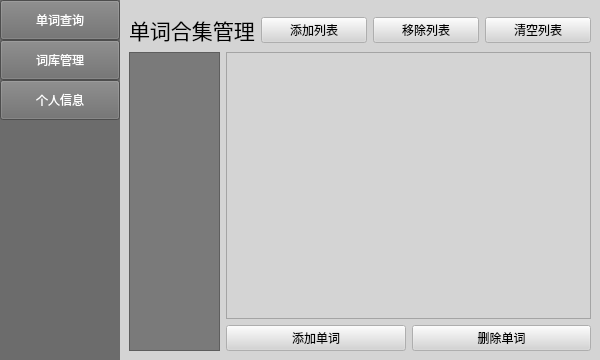
<?xml version="1.0" encoding="UTF-8"?>
<ui version="4.0">
 <class>MainWindow</class>
 <widget class="QMainWindow" name="MainWindow">
  <property name="geometry">
   <rect>
    <x>0</x>
    <y>0</y>
    <width>600</width>
    <height>360</height>
   </rect>
  </property>
  <property name="minimumSize">
   <size>
    <width>600</width>
    <height>360</height>
   </size>
  </property>
  <property name="windowTitle">
   <string>单词魔盒</string>
  </property>
  <property name="windowIcon">
   <iconset resource="picture.qrc">
    <normaloff>:/picture/icon/resource/word.png</normaloff>:/picture/icon/resource/word.png</iconset>
  </property>
  <property name="toolButtonStyle">
   <enum>Qt::ToolButtonIconOnly</enum>
  </property>
  <widget class="QWidget" name="centralwidget">
   <property name="styleSheet">
    <string notr="true">color: rgb(0, 0, 0);</string>
   </property>
   <layout class="QHBoxLayout" name="horizontalLayout" stretch="2,8">
    <property name="spacing">
     <number>0</number>
    </property>
    <property name="leftMargin">
     <number>0</number>
    </property>
    <property name="topMargin">
     <number>0</number>
    </property>
    <property name="rightMargin">
     <number>0</number>
    </property>
    <property name="bottomMargin">
     <number>0</number>
    </property>
    <item>
     <widget class="QWidget" name="widget" native="true">
      <property name="styleSheet">
       <string notr="true">background-color: rgb(108, 108, 108);
color:rgb(255, 255, 255)</string>
      </property>
      <layout class="QVBoxLayout" name="verticalLayout">
       <property name="spacing">
        <number>0</number>
       </property>
       <property name="leftMargin">
        <number>0</number>
       </property>
       <property name="topMargin">
        <number>0</number>
       </property>
       <property name="rightMargin">
        <number>0</number>
       </property>
       <property name="bottomMargin">
        <number>0</number>
       </property>
       <item>
        <widget class="QPushButton" name="wordSearch">
         <property name="minimumSize">
          <size>
           <width>0</width>
           <height>40</height>
          </size>
         </property>
         <property name="text">
          <string>单词查询</string>
         </property>
        </widget>
       </item>
       <item>
        <widget class="QPushButton" name="wordManage">
         <property name="sizePolicy">
          <sizepolicy hsizetype="Expanding" vsizetype="Fixed">
           <horstretch>0</horstretch>
           <verstretch>0</verstretch>
          </sizepolicy>
         </property>
         <property name="minimumSize">
          <size>
           <width>0</width>
           <height>40</height>
          </size>
         </property>
         <property name="text">
          <string>词库管理</string>
         </property>
        </widget>
       </item>
       <item>
        <widget class="QPushButton" name="personalPanel">
         <property name="sizePolicy">
          <sizepolicy hsizetype="Expanding" vsizetype="Fixed">
           <horstretch>0</horstretch>
           <verstretch>0</verstretch>
          </sizepolicy>
         </property>
         <property name="minimumSize">
          <size>
           <width>0</width>
           <height>40</height>
          </size>
         </property>
         <property name="text">
          <string>个人信息</string>
         </property>
        </widget>
       </item>
       <item>
        <spacer name="verticalSpacer">
         <property name="orientation">
          <enum>Qt::Vertical</enum>
         </property>
         <property name="sizeHint" stdset="0">
          <size>
           <width>20</width>
           <height>40</height>
          </size>
         </property>
        </spacer>
       </item>
      </layout>
     </widget>
    </item>
    <item>
     <widget class="QStackedWidget" name="functionPanel">
      <property name="styleSheet">
       <string notr="true">background-color: rgb(191, 191, 191);
background-color: rgb(212, 212, 212);</string>
      </property>
      <property name="currentIndex">
       <number>1</number>
      </property>
      <widget class="QWidget" name="pagePersonalInformation">
       <property name="styleSheet">
        <string notr="true">background-color: rgb(171, 171, 171);</string>
       </property>
       <layout class="QVBoxLayout" name="verticalLayout_3">
        <property name="spacing">
         <number>0</number>
        </property>
        <property name="leftMargin">
         <number>0</number>
        </property>
        <property name="topMargin">
         <number>0</number>
        </property>
        <property name="rightMargin">
         <number>0</number>
        </property>
        <property name="bottomMargin">
         <number>0</number>
        </property>
        <item>
         <spacer name="verticalSpacer_4">
          <property name="orientation">
           <enum>Qt::Vertical</enum>
          </property>
          <property name="sizeType">
           <enum>QSizePolicy::Fixed</enum>
          </property>
          <property name="sizeHint" stdset="0">
           <size>
            <width>20</width>
            <height>10</height>
           </size>
          </property>
         </spacer>
        </item>
        <item>
         <layout class="QHBoxLayout" name="horizontalLayout_3">
          <item>
           <spacer name="horizontalSpacer_4">
            <property name="orientation">
             <enum>Qt::Horizontal</enum>
            </property>
            <property name="sizeType">
             <enum>QSizePolicy::Fixed</enum>
            </property>
            <property name="sizeHint" stdset="0">
             <size>
              <width>10</width>
              <height>10</height>
             </size>
            </property>
           </spacer>
          </item>
          <item>
           <widget class="QLabel" name="label_2">
            <property name="sizePolicy">
             <sizepolicy hsizetype="Fixed" vsizetype="Fixed">
              <horstretch>0</horstretch>
              <verstretch>0</verstretch>
             </sizepolicy>
            </property>
            <property name="maximumSize">
             <size>
              <width>75</width>
              <height>75</height>
             </size>
            </property>
            <property name="text">
             <string/>
            </property>
            <property name="pixmap">
             <pixmap resource="picture.qrc">:/picture/icon/resource/user_avatar_default.png</pixmap>
            </property>
            <property name="scaledContents">
             <bool>true</bool>
            </property>
            <property name="alignment">
             <set>Qt::AlignCenter</set>
            </property>
            <property name="wordWrap">
             <bool>false</bool>
            </property>
           </widget>
          </item>
          <item>
           <spacer name="horizontalSpacer_5">
            <property name="orientation">
             <enum>Qt::Horizontal</enum>
            </property>
            <property name="sizeType">
             <enum>QSizePolicy::Fixed</enum>
            </property>
            <property name="sizeHint" stdset="0">
             <size>
              <width>20</width>
              <height>20</height>
             </size>
            </property>
           </spacer>
          </item>
          <item>
           <widget class="QLabel" name="currentUserNickName">
            <property name="font">
             <font>
              <family>荆南麦圆体</family>
              <pointsize>16</pointsize>
             </font>
            </property>
            <property name="text">
             <string>默认用户</string>
            </property>
           </widget>
          </item>
          <item>
           <spacer name="horizontalSpacer_3">
            <property name="orientation">
             <enum>Qt::Horizontal</enum>
            </property>
            <property name="sizeHint" stdset="0">
             <size>
              <width>40</width>
              <height>20</height>
             </size>
            </property>
           </spacer>
          </item>
         </layout>
        </item>
        <item>
         <spacer name="verticalSpacer_5">
          <property name="orientation">
           <enum>Qt::Vertical</enum>
          </property>
          <property name="sizeType">
           <enum>QSizePolicy::Fixed</enum>
          </property>
          <property name="sizeHint" stdset="0">
           <size>
            <width>20</width>
            <height>10</height>
           </size>
          </property>
         </spacer>
        </item>
        <item>
         <layout class="QHBoxLayout" name="horizontalLayout_4">
          <item>
           <spacer name="horizontalSpacer_6">
            <property name="orientation">
             <enum>Qt::Horizontal</enum>
            </property>
            <property name="sizeType">
             <enum>QSizePolicy::Fixed</enum>
            </property>
            <property name="sizeHint" stdset="0">
             <size>
              <width>20</width>
              <height>20</height>
             </size>
            </property>
           </spacer>
          </item>
          <item>
           <widget class="QLabel" name="label_4">
            <property name="font">
             <font>
              <family>荆南麦圆体</family>
              <pointsize>12</pointsize>
             </font>
            </property>
            <property name="text">
             <string>账号：</string>
            </property>
           </widget>
          </item>
          <item>
           <widget class="QLabel" name="currentUserAccount">
            <property name="font">
             <font>
              <family>等线</family>
              <pointsize>12</pointsize>
              <bold>false</bold>
             </font>
            </property>
            <property name="text">
             <string>DefaulAccount</string>
            </property>
           </widget>
          </item>
          <item>
           <spacer name="horizontalSpacer_7">
            <property name="orientation">
             <enum>Qt::Horizontal</enum>
            </property>
            <property name="sizeHint" stdset="0">
             <size>
              <width>40</width>
              <height>20</height>
             </size>
            </property>
           </spacer>
          </item>
         </layout>
        </item>
        <item>
         <spacer name="verticalSpacer_6">
          <property name="orientation">
           <enum>Qt::Vertical</enum>
          </property>
          <property name="sizeHint" stdset="0">
           <size>
            <width>20</width>
            <height>352</height>
           </size>
          </property>
         </spacer>
        </item>
        <item>
         <widget class="QWidget" name="widget_3" native="true">
          <property name="minimumSize">
           <size>
            <width>0</width>
            <height>40</height>
           </size>
          </property>
          <layout class="QHBoxLayout" name="horizontalLayout_17">
           <item>
            <spacer name="horizontalSpacer_17">
             <property name="orientation">
              <enum>Qt::Horizontal</enum>
             </property>
             <property name="sizeType">
              <enum>QSizePolicy::Fixed</enum>
             </property>
             <property name="sizeHint" stdset="0">
              <size>
               <width>20</width>
               <height>19</height>
              </size>
             </property>
            </spacer>
           </item>
           <item>
            <widget class="QLabel" name="currentUserLastLoginTime">
             <property name="font">
              <font>
               <family>荆南麦圆体</family>
               <pointsize>10</pointsize>
              </font>
             </property>
             <property name="text">
              <string>最近登陆时间</string>
             </property>
            </widget>
           </item>
           <item>
            <spacer name="horizontalSpacer_18">
             <property name="orientation">
              <enum>Qt::Horizontal</enum>
             </property>
             <property name="sizeHint" stdset="0">
              <size>
               <width>352</width>
               <height>19</height>
              </size>
             </property>
            </spacer>
           </item>
          </layout>
         </widget>
        </item>
       </layout>
      </widget>
      <widget class="QWidget" name="pageWordManage">
       <property name="enabled">
        <bool>false</bool>
       </property>
       <layout class="QHBoxLayout" name="horizontalLayout_13" stretch="0">
        <property name="spacing">
         <number>0</number>
        </property>
        <property name="leftMargin">
         <number>0</number>
        </property>
        <property name="topMargin">
         <number>0</number>
        </property>
        <property name="rightMargin">
         <number>0</number>
        </property>
        <property name="bottomMargin">
         <number>0</number>
        </property>
        <item>
         <widget class="QWidget" name="widget_2" native="true">
          <layout class="QVBoxLayout" name="verticalLayout_9">
           <item>
            <spacer name="verticalSpacer_18">
             <property name="orientation">
              <enum>Qt::Vertical</enum>
             </property>
             <property name="sizeType">
              <enum>QSizePolicy::Fixed</enum>
             </property>
             <property name="sizeHint" stdset="0">
              <size>
               <width>20</width>
               <height>5</height>
              </size>
             </property>
            </spacer>
           </item>
           <item>
            <layout class="QHBoxLayout" name="horizontalLayout_14">
             <item>
              <widget class="QLabel" name="label_6">
               <property name="font">
                <font>
                 <family>荆南麦圆体</family>
                 <pointsize>16</pointsize>
                </font>
               </property>
               <property name="text">
                <string>单词合集管理</string>
               </property>
              </widget>
             </item>
             <item>
              <widget class="QPushButton" name="pushButton_2">
               <property name="text">
                <string>添加列表</string>
               </property>
              </widget>
             </item>
             <item>
              <widget class="QPushButton" name="pushButton_3">
               <property name="text">
                <string>移除列表</string>
               </property>
              </widget>
             </item>
             <item>
              <widget class="QPushButton" name="pushButton_4">
               <property name="text">
                <string>清空列表</string>
               </property>
              </widget>
             </item>
            </layout>
           </item>
           <item>
            <layout class="QHBoxLayout" name="horizontalLayout_16" stretch="2,8">
             <item>
              <widget class="QListWidget" name="wordListWidget">
               <property name="font">
                <font>
                 <family>等线 Light</family>
                 <pointsize>12</pointsize>
                </font>
               </property>
               <property name="styleSheet">
                <string notr="true">background-color: rgb(122, 122, 122);
color: rgb(255, 255, 255);</string>
               </property>
              </widget>
             </item>
             <item>
              <layout class="QVBoxLayout" name="verticalLayout_8">
               <item>
                <widget class="QTableView" name="tableView"/>
               </item>
               <item>
                <layout class="QHBoxLayout" name="horizontalLayout_15">
                 <item>
                  <widget class="QPushButton" name="pushButton_6">
                   <property name="text">
                    <string>添加单词</string>
                   </property>
                  </widget>
                 </item>
                 <item>
                  <widget class="QPushButton" name="pushButton_7">
                   <property name="text">
                    <string>删除单词</string>
                   </property>
                  </widget>
                 </item>
                </layout>
               </item>
              </layout>
             </item>
            </layout>
           </item>
          </layout>
         </widget>
        </item>
       </layout>
      </widget>
      <widget class="QWidget" name="pageWordSearch">
       <layout class="QVBoxLayout" name="verticalLayout_2">
        <item>
         <spacer name="verticalSpacer_2">
          <property name="orientation">
           <enum>Qt::Vertical</enum>
          </property>
          <property name="sizeType">
           <enum>QSizePolicy::Fixed</enum>
          </property>
          <property name="sizeHint" stdset="0">
           <size>
            <width>20</width>
            <height>10</height>
           </size>
          </property>
         </spacer>
        </item>
        <item>
         <layout class="QHBoxLayout" name="horizontalLayout_2">
          <property name="spacing">
           <number>0</number>
          </property>
          <item>
           <widget class="QLabel" name="label">
            <property name="font">
             <font>
              <family>荆南麦圆体</family>
              <pointsize>16</pointsize>
             </font>
            </property>
            <property name="text">
             <string>搜索：</string>
            </property>
           </widget>
          </item>
          <item>
           <widget class="QLineEdit" name="WordLineEdit"/>
          </item>
          <item>
           <spacer name="horizontalSpacer_2">
            <property name="orientation">
             <enum>Qt::Horizontal</enum>
            </property>
            <property name="sizeType">
             <enum>QSizePolicy::Maximum</enum>
            </property>
            <property name="sizeHint" stdset="0">
             <size>
              <width>20</width>
              <height>20</height>
             </size>
            </property>
           </spacer>
          </item>
          <item>
           <widget class="QPushButton" name="SearchButton">
            <property name="text">
             <string>查询</string>
            </property>
           </widget>
          </item>
          <item>
           <spacer name="horizontalSpacer">
            <property name="orientation">
             <enum>Qt::Horizontal</enum>
            </property>
            <property name="sizeType">
             <enum>QSizePolicy::Fixed</enum>
            </property>
            <property name="sizeHint" stdset="0">
             <size>
              <width>10</width>
              <height>20</height>
             </size>
            </property>
           </spacer>
          </item>
          <item>
           <widget class="QPushButton" name="pushButton">
            <property name="text">
             <string>退出</string>
            </property>
           </widget>
          </item>
         </layout>
        </item>
        <item>
         <spacer name="verticalSpacer_3">
          <property name="orientation">
           <enum>Qt::Vertical</enum>
          </property>
          <property name="sizeType">
           <enum>QSizePolicy::Fixed</enum>
          </property>
          <property name="sizeHint" stdset="0">
           <size>
            <width>20</width>
            <height>5</height>
           </size>
          </property>
         </spacer>
        </item>
        <item>
         <widget class="QWidget" name="wordPanel" native="true">
          <property name="sizePolicy">
           <sizepolicy hsizetype="Preferred" vsizetype="Expanding">
            <horstretch>0</horstretch>
            <verstretch>0</verstretch>
           </sizepolicy>
          </property>
          <property name="minimumSize">
           <size>
            <width>0</width>
            <height>100</height>
           </size>
          </property>
          <property name="styleSheet">
           <string notr="true">color: rgb(179, 179, 179);
color: rgb(255, 255, 255);
background-color: rgb(171, 171, 171);</string>
          </property>
          <layout class="QVBoxLayout" name="verticalLayout_7">
           <property name="spacing">
            <number>0</number>
           </property>
           <property name="leftMargin">
            <number>0</number>
           </property>
           <property name="topMargin">
            <number>0</number>
           </property>
           <property name="rightMargin">
            <number>0</number>
           </property>
           <property name="bottomMargin">
            <number>0</number>
           </property>
           <item>
            <layout class="QHBoxLayout" name="horizontalLayout_12">
             <item>
              <layout class="QVBoxLayout" name="verticalLayout_4">
               <item>
                <spacer name="verticalSpacer_12">
                 <property name="orientation">
                  <enum>Qt::Vertical</enum>
                 </property>
                 <property name="sizeType">
                  <enum>QSizePolicy::Fixed</enum>
                 </property>
                 <property name="sizeHint" stdset="0">
                  <size>
                   <width>20</width>
                   <height>10</height>
                  </size>
                 </property>
                </spacer>
               </item>
               <item>
                <layout class="QHBoxLayout" name="horizontalLayout_5">
                 <item>
                  <spacer name="horizontalSpacer_8">
                   <property name="orientation">
                    <enum>Qt::Horizontal</enum>
                   </property>
                   <property name="sizeType">
                    <enum>QSizePolicy::Fixed</enum>
                   </property>
                   <property name="sizeHint" stdset="0">
                    <size>
                     <width>20</width>
                     <height>20</height>
                    </size>
                   </property>
                  </spacer>
                 </item>
                 <item>
                  <widget class="QLabel" name="WordText">
                   <property name="font">
                    <font>
                     <family>UD Digi Kyokasho N-B</family>
                     <pointsize>48</pointsize>
                     <bold>true</bold>
                    </font>
                   </property>
                   <property name="text">
                    <string>aback</string>
                   </property>
                  </widget>
                 </item>
                 <item>
                  <spacer name="horizontalSpacer_9">
                   <property name="orientation">
                    <enum>Qt::Horizontal</enum>
                   </property>
                   <property name="sizeHint" stdset="0">
                    <size>
                     <width>150</width>
                     <height>20</height>
                    </size>
                   </property>
                  </spacer>
                 </item>
                </layout>
               </item>
               <item>
                <spacer name="verticalSpacer_7">
                 <property name="orientation">
                  <enum>Qt::Vertical</enum>
                 </property>
                 <property name="sizeType">
                  <enum>QSizePolicy::Fixed</enum>
                 </property>
                 <property name="sizeHint" stdset="0">
                  <size>
                   <width>20</width>
                   <height>10</height>
                  </size>
                 </property>
                </spacer>
               </item>
               <item>
                <layout class="QHBoxLayout" name="horizontalLayout_6">
                 <item>
                  <spacer name="horizontalSpacer_10">
                   <property name="orientation">
                    <enum>Qt::Horizontal</enum>
                   </property>
                   <property name="sizeType">
                    <enum>QSizePolicy::Fixed</enum>
                   </property>
                   <property name="sizeHint" stdset="0">
                    <size>
                     <width>30</width>
                     <height>20</height>
                    </size>
                   </property>
                  </spacer>
                 </item>
                 <item>
                  <layout class="QVBoxLayout" name="verticalLayout_5">
                   <item>
                    <layout class="QHBoxLayout" name="horizontalLayout_7">
                     <item>
                      <widget class="QLabel" name="EN">
                       <property name="font">
                        <font>
                         <family>幼圆</family>
                         <pointsize>12</pointsize>
                         <bold>true</bold>
                        </font>
                       </property>
                       <property name="text">
                        <string>英</string>
                       </property>
                      </widget>
                     </item>
                     <item>
                      <widget class="QLabel" name="BritishPhoneticSymbol">
                       <property name="maximumSize">
                        <size>
                         <width>16777215</width>
                         <height>20</height>
                        </size>
                       </property>
                       <property name="font">
                        <font>
                         <family>Segoe UI Variable Text Semiligh</family>
                         <pointsize>12</pointsize>
                        </font>
                       </property>
                       <property name="text">
                        <string>/əˈbæk/
</string>
                       </property>
                      </widget>
                     </item>
                    </layout>
                   </item>
                   <item>
                    <layout class="QHBoxLayout" name="horizontalLayout_8">
                     <item>
                      <widget class="QLabel" name="USA">
                       <property name="font">
                        <font>
                         <family>Segoe UI Variable Text Semiligh</family>
                         <pointsize>12</pointsize>
                         <bold>true</bold>
                        </font>
                       </property>
                       <property name="text">
                        <string>美</string>
                       </property>
                      </widget>
                     </item>
                     <item>
                      <widget class="QLabel" name="AmericanPhoneticSymbol">
                       <property name="maximumSize">
                        <size>
                         <width>16777215</width>
                         <height>20</height>
                        </size>
                       </property>
                       <property name="font">
                        <font>
                         <family>Segoe UI Variable Text Semiligh</family>
                         <pointsize>12</pointsize>
                        </font>
                       </property>
                       <property name="text">
                        <string>/əˈbæk/</string>
                       </property>
                      </widget>
                     </item>
                    </layout>
                   </item>
                  </layout>
                 </item>
                 <item>
                  <spacer name="horizontalSpacer_11">
                   <property name="orientation">
                    <enum>Qt::Horizontal</enum>
                   </property>
                   <property name="sizeHint" stdset="0">
                    <size>
                     <width>200</width>
                     <height>20</height>
                    </size>
                   </property>
                  </spacer>
                 </item>
                </layout>
               </item>
               <item>
                <spacer name="verticalSpacer_8">
                 <property name="orientation">
                  <enum>Qt::Vertical</enum>
                 </property>
                 <property name="sizeType">
                  <enum>QSizePolicy::Fixed</enum>
                 </property>
                 <property name="sizeHint" stdset="0">
                  <size>
                   <width>20</width>
                   <height>10</height>
                  </size>
                 </property>
                </spacer>
               </item>
               <item>
                <layout class="QHBoxLayout" name="horizontalLayout_9">
                 <item>
                  <spacer name="horizontalSpacer_12">
                   <property name="orientation">
                    <enum>Qt::Horizontal</enum>
                   </property>
                   <property name="sizeType">
                    <enum>QSizePolicy::Fixed</enum>
                   </property>
                   <property name="sizeHint" stdset="0">
                    <size>
                     <width>30</width>
                     <height>20</height>
                    </size>
                   </property>
                  </spacer>
                 </item>
                 <item>
                  <layout class="QHBoxLayout" name="horizontalLayout_10">
                   <item>
                    <widget class="QLabel" name="PartOfSpeech">
                     <property name="font">
                      <font>
                       <family>Segoe UI Variable Text Semiligh</family>
                       <pointsize>12</pointsize>
                      </font>
                     </property>
                     <property name="text">
                      <string>adv.</string>
                     </property>
                    </widget>
                   </item>
                   <item>
                    <widget class="QLabel" name="WordExplanation">
                     <property name="font">
                      <font>
                       <family>宋体</family>
                       <pointsize>12</pointsize>
                      </font>
                     </property>
                     <property name="text">
                      <string>向后；后退；向后；后退</string>
                     </property>
                    </widget>
                   </item>
                  </layout>
                 </item>
                 <item>
                  <spacer name="horizontalSpacer_13">
                   <property name="orientation">
                    <enum>Qt::Horizontal</enum>
                   </property>
                   <property name="sizeHint" stdset="0">
                    <size>
                     <width>40</width>
                     <height>20</height>
                    </size>
                   </property>
                  </spacer>
                 </item>
                </layout>
               </item>
               <item>
                <spacer name="verticalSpacer_9">
                 <property name="orientation">
                  <enum>Qt::Vertical</enum>
                 </property>
                 <property name="sizeHint" stdset="0">
                  <size>
                   <width>20</width>
                   <height>150</height>
                  </size>
                 </property>
                </spacer>
               </item>
              </layout>
             </item>
             <item>
              <layout class="QVBoxLayout" name="verticalLayout_6">
               <item>
                <spacer name="verticalSpacer_10">
                 <property name="orientation">
                  <enum>Qt::Vertical</enum>
                 </property>
                 <property name="sizeType">
                  <enum>QSizePolicy::Fixed</enum>
                 </property>
                 <property name="sizeHint" stdset="0">
                  <size>
                   <width>20</width>
                   <height>40</height>
                  </size>
                 </property>
                </spacer>
               </item>
               <item>
                <widget class="QCheckBox" name="StarWord">
                 <property name="font">
                  <font>
                   <family>荆南麦圆体</family>
                   <pointsize>14</pointsize>
                  </font>
                 </property>
                 <property name="acceptDrops">
                  <bool>false</bool>
                 </property>
                 <property name="layoutDirection">
                  <enum>Qt::RightToLeft</enum>
                 </property>
                 <property name="text">
                  <string/>
                 </property>
                 <property name="icon">
                  <iconset resource="picture.qrc">
                   <normaloff>:/picture/icon/resource/star.png</normaloff>:/picture/icon/resource/star.png</iconset>
                 </property>
                 <property name="iconSize">
                  <size>
                   <width>20</width>
                   <height>20</height>
                  </size>
                 </property>
                 <property name="tristate">
                  <bool>false</bool>
                 </property>
                </widget>
               </item>
               <item>
                <spacer name="verticalSpacer_15">
                 <property name="orientation">
                  <enum>Qt::Vertical</enum>
                 </property>
                 <property name="sizeHint" stdset="0">
                  <size>
                   <width>20</width>
                   <height>40</height>
                  </size>
                 </property>
                </spacer>
               </item>
               <item>
                <widget class="QPushButton" name="MemoryCheck">
                 <property name="text">
                  <string>拼写测试</string>
                 </property>
                </widget>
               </item>
               <item>
                <spacer name="verticalSpacer_14">
                 <property name="orientation">
                  <enum>Qt::Vertical</enum>
                 </property>
                 <property name="sizeType">
                  <enum>QSizePolicy::Fixed</enum>
                 </property>
                 <property name="sizeHint" stdset="0">
                  <size>
                   <width>20</width>
                   <height>13</height>
                  </size>
                 </property>
                </spacer>
               </item>
               <item>
                <widget class="QPushButton" name="ButtonPrev">
                 <property name="text">
                  <string>上一个</string>
                 </property>
                </widget>
               </item>
               <item>
                <spacer name="verticalSpacer_16">
                 <property name="orientation">
                  <enum>Qt::Vertical</enum>
                 </property>
                 <property name="sizeType">
                  <enum>QSizePolicy::Fixed</enum>
                 </property>
                 <property name="sizeHint" stdset="0">
                  <size>
                   <width>20</width>
                   <height>13</height>
                  </size>
                 </property>
                </spacer>
               </item>
               <item>
                <widget class="QPushButton" name="ButtonNext">
                 <property name="text">
                  <string>下一个</string>
                 </property>
                </widget>
               </item>
               <item>
                <spacer name="verticalSpacer_17">
                 <property name="orientation">
                  <enum>Qt::Vertical</enum>
                 </property>
                 <property name="sizeType">
                  <enum>QSizePolicy::Fixed</enum>
                 </property>
                 <property name="sizeHint" stdset="0">
                  <size>
                   <width>20</width>
                   <height>13</height>
                  </size>
                 </property>
                </spacer>
               </item>
              </layout>
             </item>
             <item>
              <spacer name="horizontalSpacer_16">
               <property name="orientation">
                <enum>Qt::Horizontal</enum>
               </property>
               <property name="sizeType">
                <enum>QSizePolicy::Fixed</enum>
               </property>
               <property name="sizeHint" stdset="0">
                <size>
                 <width>40</width>
                 <height>20</height>
                </size>
               </property>
              </spacer>
             </item>
            </layout>
           </item>
           <item>
            <layout class="QHBoxLayout" name="horizontalLayout_11">
             <item>
              <spacer name="horizontalSpacer_14">
               <property name="orientation">
                <enum>Qt::Horizontal</enum>
               </property>
               <property name="sizeHint" stdset="0">
                <size>
                 <width>40</width>
                 <height>20</height>
                </size>
               </property>
              </spacer>
             </item>
             <item>
              <widget class="QLabel" name="pageNumberLabel">
               <property name="font">
                <font>
                 <family>荆南麦圆体</family>
                 <pointsize>14</pointsize>
                 <bold>false</bold>
                </font>
               </property>
               <property name="text">
                <string>&lt;html&gt;&lt;head/&gt;&lt;body&gt;&lt;p&gt;&lt;span style=&quot; font-size:10pt;&quot;&gt;页码&lt;/span&gt;&lt;/p&gt;&lt;/body&gt;&lt;/html&gt;</string>
               </property>
              </widget>
             </item>
             <item>
              <spacer name="horizontalSpacer_15">
               <property name="orientation">
                <enum>Qt::Horizontal</enum>
               </property>
               <property name="sizeHint" stdset="0">
                <size>
                 <width>40</width>
                 <height>20</height>
                </size>
               </property>
              </spacer>
             </item>
            </layout>
           </item>
          </layout>
         </widget>
        </item>
        <item>
         <spacer name="verticalSpacer_13">
          <property name="orientation">
           <enum>Qt::Vertical</enum>
          </property>
          <property name="sizeType">
           <enum>QSizePolicy::Fixed</enum>
          </property>
          <property name="sizeHint" stdset="0">
           <size>
            <width>20</width>
            <height>5</height>
           </size>
          </property>
         </spacer>
        </item>
       </layout>
      </widget>
     </widget>
    </item>
   </layout>
  </widget>
 </widget>
 <resources>
  <include location="picture.qrc"/>
 </resources>
 <connections/>
</ui>
